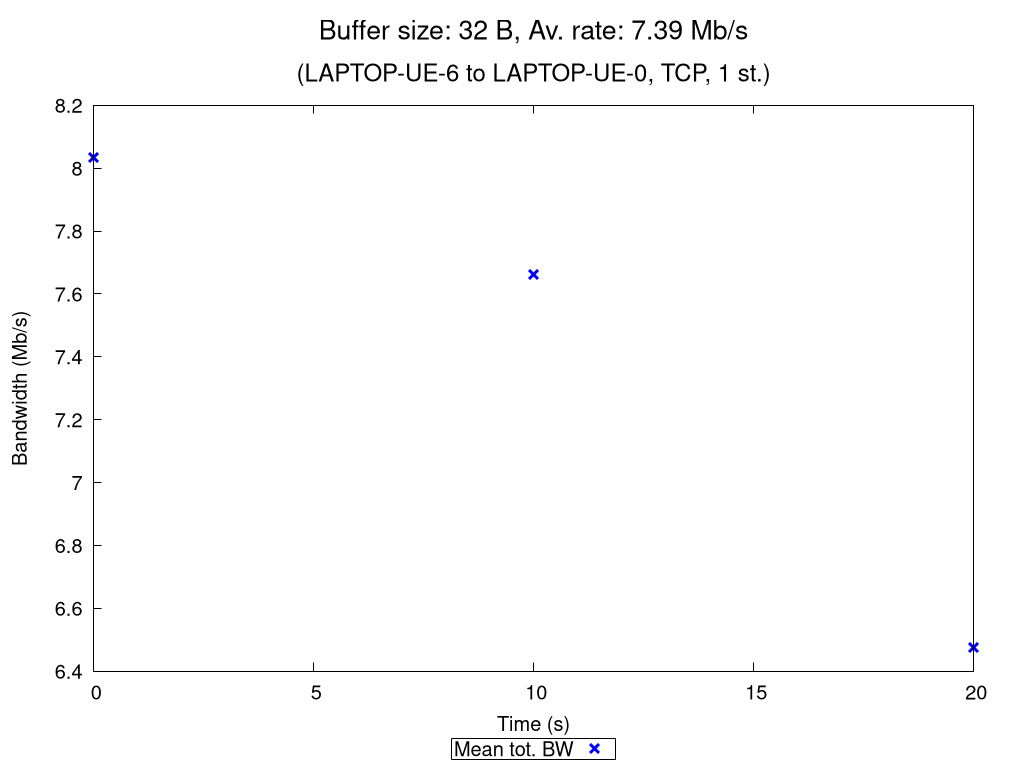

Here is the gnuplot script that generated this plot:
set terminal pngcairo nocrop enhanced size 1024,768 font "Verdana,15"
set output "TCP_1_st_2020_10_29_09-20-45_two2one_00032B.png"

set title "{/=20 Buffer size: 32 B, Av. rate: 7.39 Mb/s}\n\n{/=18 (LAPTOP-UE-6 to LAPTOP-UE-0, TCP, 1 st.)}"

set xlabel "Time (s)"
set ylabel "Bandwidth (Mb/s)"
set ytics nomirror
set key bmargin center horizontal box samplen 1 width -1
set bmargin 4.6
set rmargin 4.5

rf = 1000000.0  # rate factor
set style fill transparent solid 0.2 noborder
set autoscale xfix
plot "TCP_1_st_2020_10_29_09-20-45_two2one_00032B_iperf_processed.dat" using 1:($2/rf-$3/rf):($2/rf+$3/rf) with filledcurves lc rgb "blue" notitle, \
     "" using 1:($2/rf) with points pt 2 ps 1.5 lw 3 lc rgb "blue" title "Mean tot. BW", \
